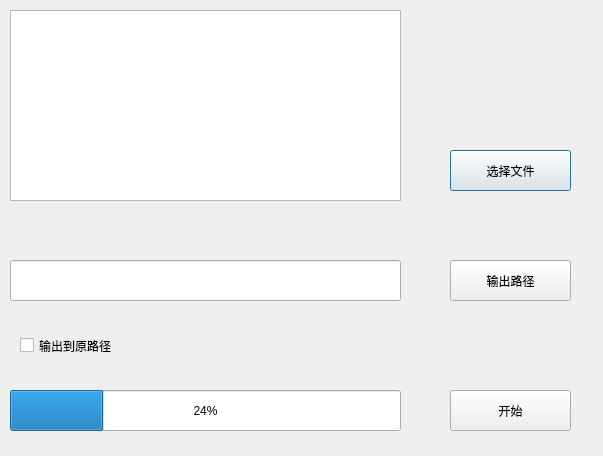
<?xml version="1.0" encoding="UTF-8"?>
<ui version="4.0">
 <class>Dialog</class>
 <widget class="QDialog" name="Dialog">
  <property name="geometry">
   <rect>
    <x>0</x>
    <y>0</y>
    <width>603</width>
    <height>456</height>
   </rect>
  </property>
  <property name="minimumSize">
   <size>
    <width>603</width>
    <height>456</height>
   </size>
  </property>
  <property name="maximumSize">
   <size>
    <width>604</width>
    <height>456</height>
   </size>
  </property>
  <property name="windowTitle">
   <string>Dialog</string>
  </property>
  <widget class="QPushButton" name="buttonSelectFile">
   <property name="geometry">
    <rect>
     <x>450</x>
     <y>150</y>
     <width>121</width>
     <height>41</height>
    </rect>
   </property>
   <property name="text">
    <string>选择文件</string>
   </property>
  </widget>
  <widget class="QProgressBar" name="progressBar">
   <property name="geometry">
    <rect>
     <x>10</x>
     <y>390</y>
     <width>391</width>
     <height>41</height>
    </rect>
   </property>
   <property name="value">
    <number>24</number>
   </property>
  </widget>
  <widget class="QLineEdit" name="lineEdit">
   <property name="geometry">
    <rect>
     <x>10</x>
     <y>260</y>
     <width>391</width>
     <height>41</height>
    </rect>
   </property>
  </widget>
  <widget class="QPushButton" name="buttonOutputPath">
   <property name="geometry">
    <rect>
     <x>450</x>
     <y>260</y>
     <width>121</width>
     <height>41</height>
    </rect>
   </property>
   <property name="text">
    <string>输出路径</string>
   </property>
  </widget>
  <widget class="QPushButton" name="buttonStart">
   <property name="geometry">
    <rect>
     <x>450</x>
     <y>390</y>
     <width>121</width>
     <height>41</height>
    </rect>
   </property>
   <property name="text">
    <string>开始</string>
   </property>
  </widget>
  <widget class="QListWidget" name="listWidget">
   <property name="geometry">
    <rect>
     <x>10</x>
     <y>10</y>
     <width>391</width>
     <height>191</height>
    </rect>
   </property>
  </widget>
  <widget class="QCheckBox" name="checkBox">
   <property name="geometry">
    <rect>
     <x>20</x>
     <y>330</y>
     <width>161</width>
     <height>31</height>
    </rect>
   </property>
   <property name="text">
    <string>输出到原路径</string>
   </property>
  </widget>
 </widget>
 <resources/>
 <connections/>
</ui>
